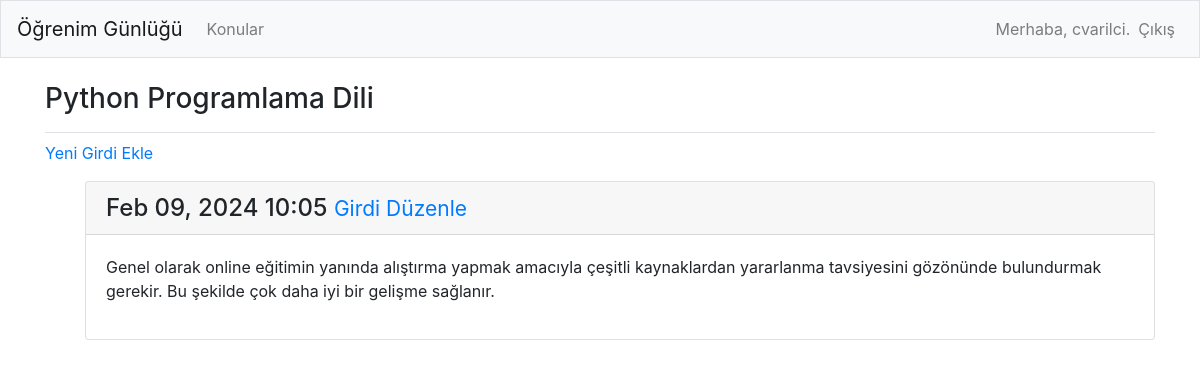
The page /topics/3/ (signed in) on the database its author committed.
### first_app/models.py (models this page shows, shortened)
class Topic(models.Model):
    text = models.CharField(max_length=200)
    date_added = models.DateTimeField(auto_now_add=True)
    owner = models.ForeignKey(User,on_delete=models.CASCADE)
    def __str__(self):
        return self.text

class Entry(models.Model):
    topic = models.ForeignKey(Topic,on_delete = models.CASCADE)
    text = models.TextField()
    date_added = models.DateTimeField(auto_now_add=True)
    class Meta:
        verbose_name_plural = 'entries'

### first_app/views.py (the view)
# urls.py: path('topics/<int:topic_id>/',views.topic,name='topic'),
@login_required
def topic(request,topic_id):
    topic=Topic.objects.get(id=topic_id)
    if topic.owner != request.user:
        raise Http404
    entries = topic.entry_set.order_by('-date_added')
    context = {'topic':topic,'entries':entries}
    return render(request,'first_app/topic.html',context)

### first_app/templates/first_app/topic.html
{% extends 'first_app/base.html' %}
{% block page_header %}
  <h3>{{ topic }}</h3>
{% endblock page_header %}
{% block content %}
  <p>
    <a href="{% url 'first_app:new_entry' topic.id %}">Yeni Girdi Ekle</a>
  </p>
  <ul>
  {% for entry in entries %}
    <div class="card mb-3">
      <h4 class="card-header">
        {{ entry.date_added|date:'M d, Y H:i' }}
        <small><a href="{% url 'first_app:edit_entry' entry.id %}">
            Girdi Düzenle</a></small>
      </h4>
      <div class="card-body">
        {{ entry.text|linebreaks }}
      </div>
    </div>
  {% empty %}
    <p>Bu konu hakkında henüz bir girdi yok.</p>
  {% endfor %}
{% endblock content %}

### first_app/templates/first_app/base.html (shortened to what this page needs)
{% load bootstrap4 %}
<!doctype html>
<html lang="en">
<head>
  {% bootstrap_css %}
</head>
<body>
  <nav class="navbar navbar-expand-md navbar-light bg-light mb-4 border">
    <a class="navbar-brand" href="{% url 'first_app:index'%}">
        Öğrenim Günlüğü</a>
    <div class="collapse navbar-collapse" id="navbarCollapse">
      <ul class="navbar-nav mr-auto">
        <li class="nav-item">
          <a class="nav-link" href="{% url 'first_app:topics'%}">
              Konular</a></li>
      </ul>
      <ul class="navbar-nav ml-auto">
        {% if user.is_authenticated %}
          <li class="nav-item">
            <span class="navbar-text"}">Merhaba, {{ user.username }}.</span>
          </li>
          <li class="nav-item">
            <a class="nav-link" href="{% url 'users:logout' %}">Çıkış</a>
          </li>
        {% else %}
          <li class="nav-item">
            <a class="nav-link" href="{% url 'users:register' %}">Kayıt</a>
          </li>
          <li class="nav-item">
            <a class="nav-link" href="{% url 'users:login' %}">Giriş</a></li>
        {% endif %}
      </ul>
    </div>
  </nav>
  <main role="main" class="container">
    <div class="pb-2 mb-2 border-bottom">
      {% block page_header %}{% endblock page_header %}
    </div>
    <div>
      {% block content %}{% endblock content %}
    </div>
  </main>
</body>
</html>

### rows shown on the page
Topic: text "Python Programlama Dili"
Entry: date_added "Feb 09, 2024 10:05", text "Genel olarak online eğitimin yanında alıştırma yapmak amacıyla çeşitli kaynaklardan yararlanma tavsiyesini gözönünde bulundurmak gerekir. Bu şekilde çok daha iyi bir gelişme sağlanır."

### other values the page prints
{{ user.username }} "cvarilci"
